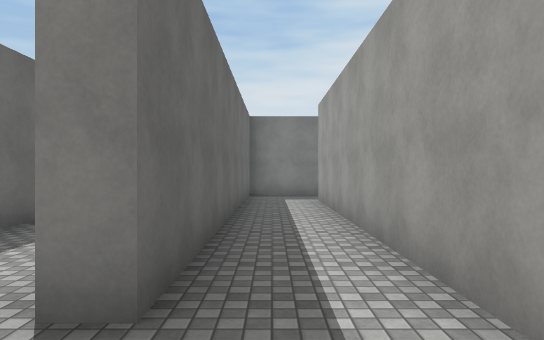
view 1 (above)

12 first-person views from a walk through a Unity game level. The camera is 1.5 m above the floor, looks level and sees 70° across. The floor is counted in squares, 2 m on a side. Each view is taken from the middle of a square. On the plan, view 1 faces up. The plan holds only what a view shows up to about 12 squares ahead; the rest is blank. The place goes on beyond the plan. The player character is not drawn. Surface patterns are stand-ins for the level's own textures.

view 2
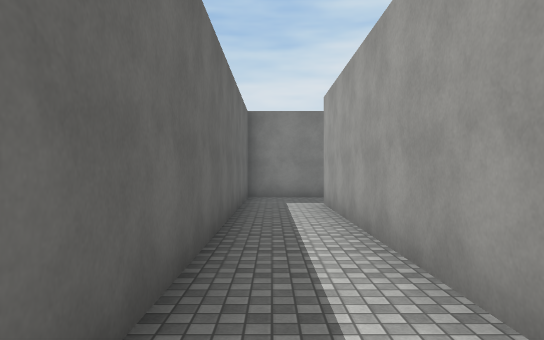

view 3
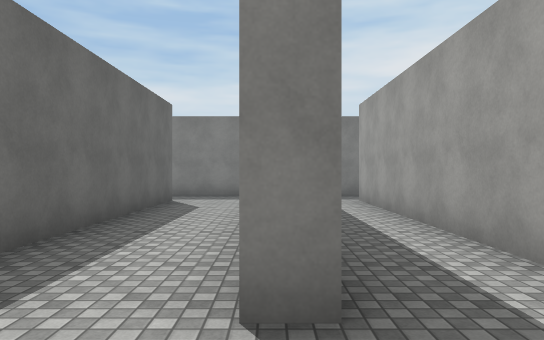

view 4
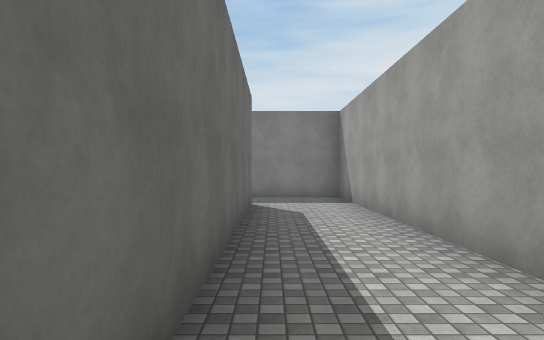

view 5
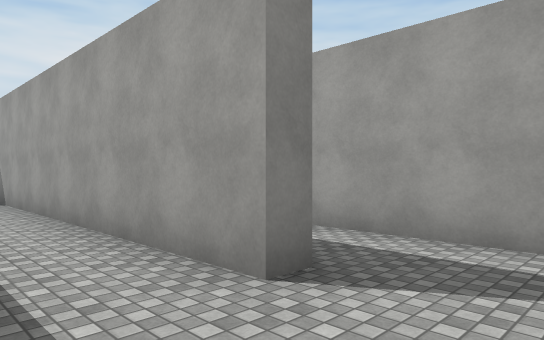

view 6
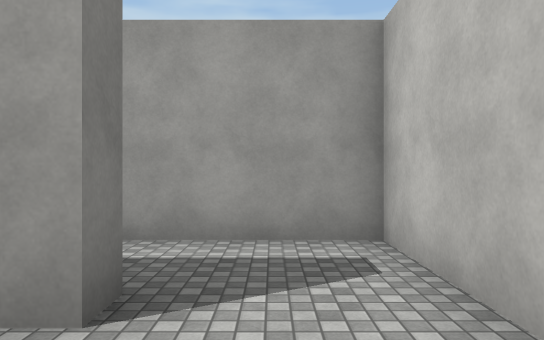

view 7
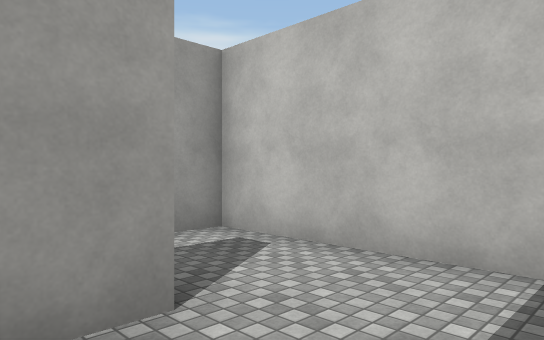

view 8
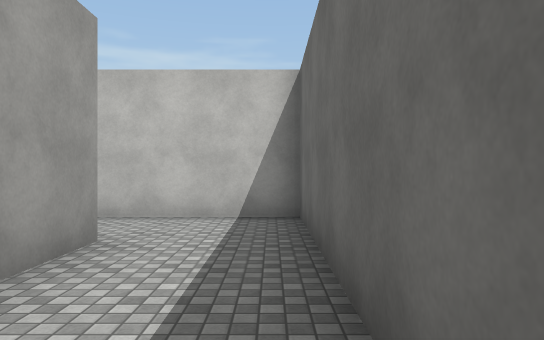

view 9
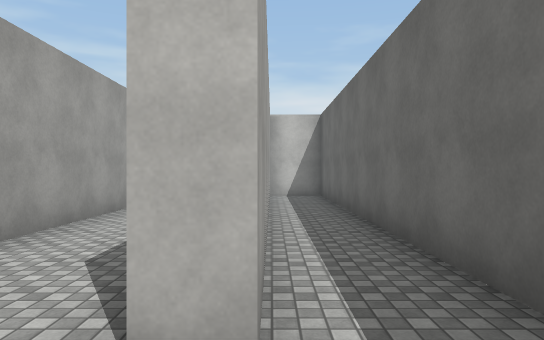

view 10
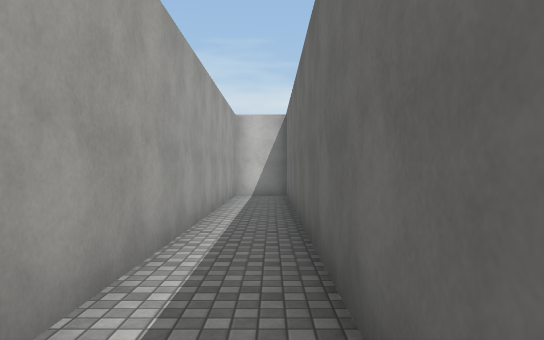

view 11
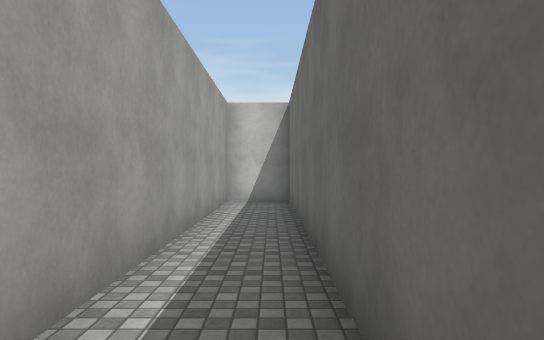

view 12
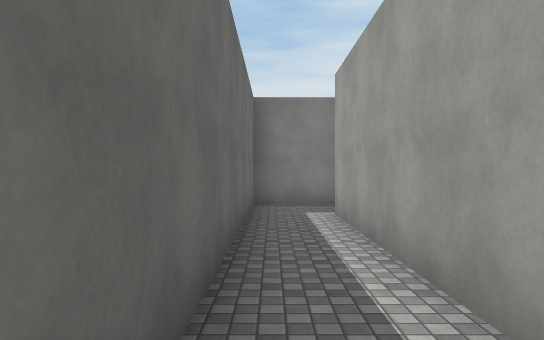

### Floor plan
Ten units are one square. View 1 is at (0, 0); x grows to the right and y downward. Boxes are objects, and circles mark ways between rooms. Rooms are numbered by the first view taken in them; rooms with no view inside come last. Other rooms are left out.
<svg viewBox="-59 -120 80 127">
<path fill="none" stroke="#000" d="M-14 2 11 2 11 -96M16 -115 -7 -115 -7 -19 -12 -19M-34 -95 -34 2 -14 2M-12 -19 -12 -115 -34 -115M-34 -115 -54 -115 -54 2 -39 2 -39 -95 -34 -95"/>
<circle cx="-10" cy="-5" r="3" fill="#2a7"/>
<circle cx="-40" cy="-105" r="3" fill="#2a7"/>
<text x="0" y="-50">1</text>
<text x="-30" y="-60">2</text>
<text x="-50" y="-60">3</text>
</svg>
Room 1 opens to room 2. Room 2 opens to room 3.

Where each view was taken, in squares from view 1:
view 1: 0 up, 0 right, facing up
view 2: 1 up, 0 right, facing up
view 3: 0 up, 1 left, facing up
view 4: 1 up, 3 left, facing up
view 5: 0 up, 3 left, facing up-right
view 6: 1 up, 3 left, facing right
view 7: 3 up, 3 left, facing down-right
view 8: 6 up, 3 left, facing down
view 9: 11 up, 4 left, facing down
view 10: 11 up, 5 left, facing down
view 11: 9 up, 5 left, facing down
view 12: 3 up, 5 left, facing up
